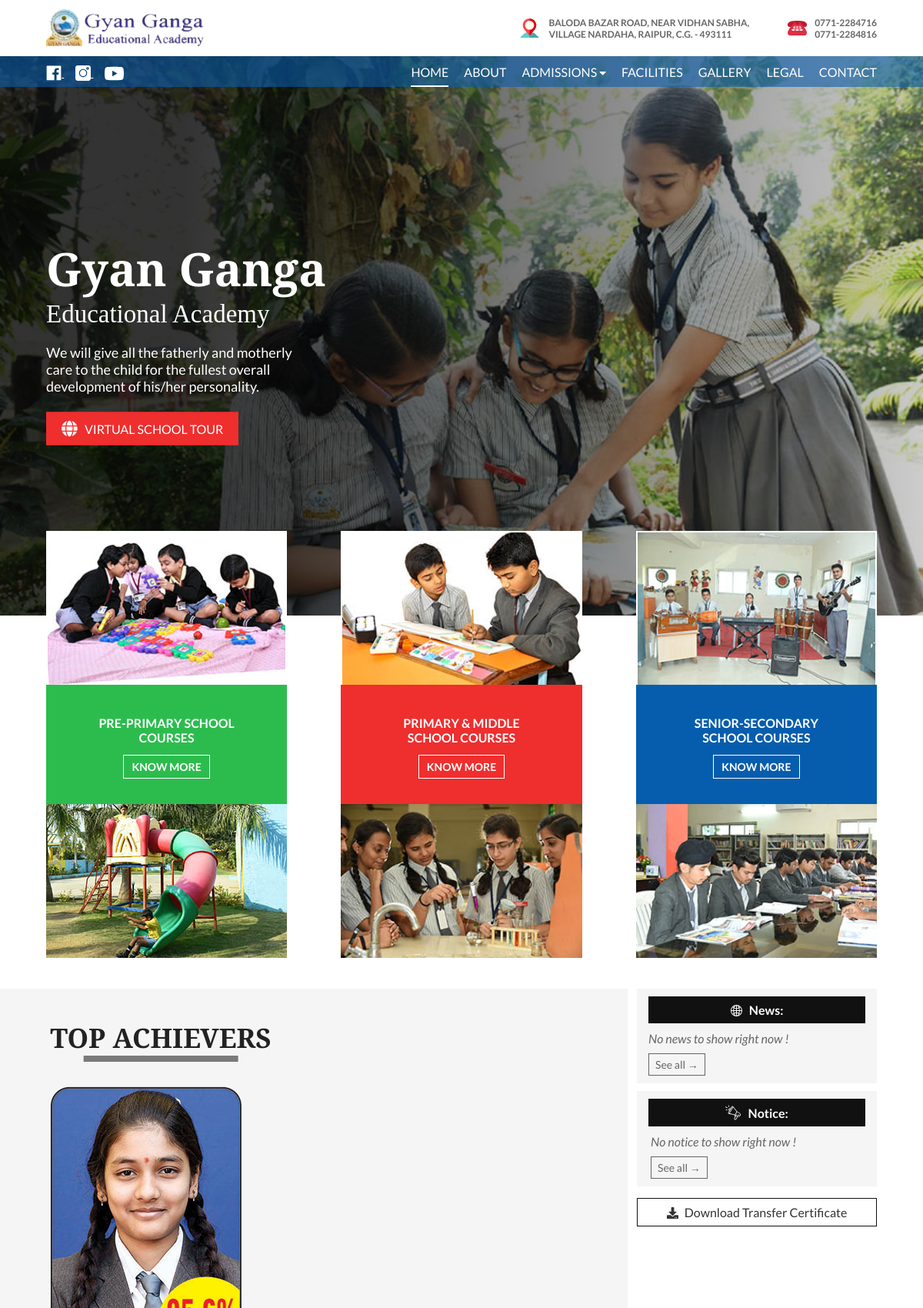
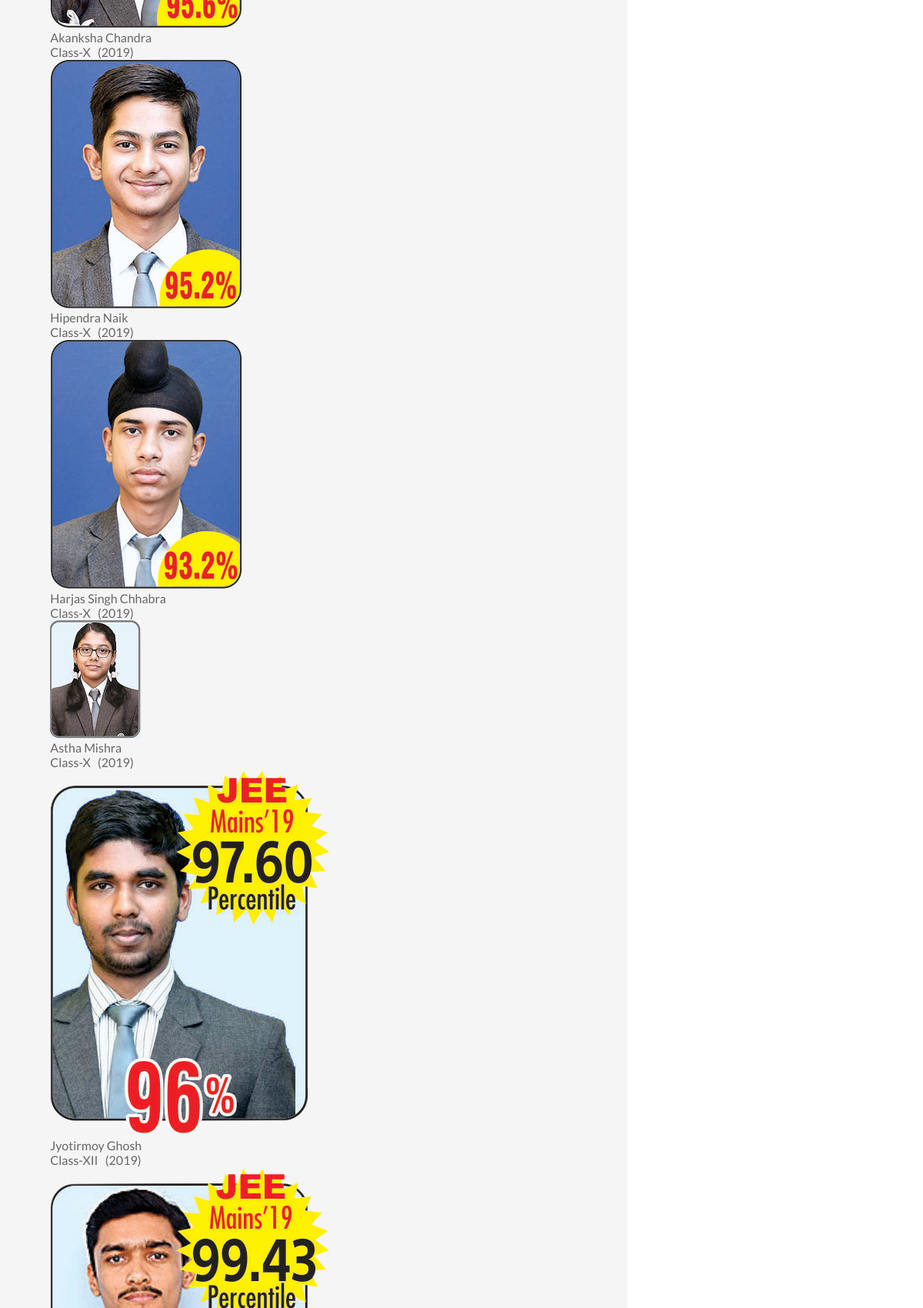
The page / (upper part) on the database its author committed (2 pictures, top to bottom).
### tables this page shows
CREATE TABLE `webprofile` (
  `id` int(11) NOT NULL,
  `email` varchar(100) NOT NULL,
  `phone1` varchar(50) NOT NULL,
  `phone2` varchar(50) NOT NULL,
  `whatsapp_no` varchar(50) NOT NULL,
  `address_line1` varchar(50) NOT NULL,
  `address_line2` varchar(50) NOT NULL,
  `address_line3` varchar(100) NOT NULL,
  `timing_1` varchar(200) NOT NULL,
  `timing_2` varchar(200) NOT NULL,
  `fblink` varchar(50) NOT NULL,
  `instalink` varchar(50) NOT NULL,
  `twitterlink` varchar(50) NOT NULL,
  `youtubelink` varchar(500) NOT NULL,
  `virtual_tour` varchar(50) NOT NULL
);

CREATE TABLE `achievers` (
  `id` int(11) NOT NULL,
  `name` varchar(50) NOT NULL,
  `class` varchar(10) NOT NULL,
  `batch` varchar(10) NOT NULL,
  `img_src` varchar(100) NOT NULL
);

### application/controllers/Home.php (called while the page is built, shortened)
<?php
class Home extends MY_Controller {
	function __construct(){
		$this->load->model('GetModel','fetch');
		$this->load->model('AddModel','save');
	}
	public function index()
	{
		$profile=$this->fetch->getWebProfile();
		$feeds=$this->fetch->getInfo('feedbacks');
		$ach=$this->fetch->getInfo('achievers');
		$notice=$this->fetch->getInfoLim('notice','3','id');
		$news=$this->fetch->getInfoLim('news','3','id');
		$gallery=$this->fetch->getInfoLim('gallery','5','id');
		$this->load->view('header',['web'=>$profile ,
									'title'=>'Home',
									'feeds'=>$feeds,
									'notice'=>$notice,
									'ach'=>$ach,
									'news'=>$news,
									'img'=>$gallery
								]);
		$this->load->view('index');
		$this->load->view('footer');
	}
}

### index.php (called while the page is built, shortened)
<?php
require_once BASEPATH.'core/CodeIgniter.php';

### application/models/GetModel.php (called while the page is built, shortened)
<?php
class GetModel extends CI_Model{
    public function getInfo($table)
    {
        return $this->db->get($table)->result();
    }
    public function getWebProfile()
    {
        return $this->db->get('webprofile')->row();
    }
}
?>

### application/views/index.php (the view, shortened to what this page needs)
<div class="hero">
    <picture>
        <source media="(max-width: 650px)" srcset="assets/images/hero-mob.jpg">
        <img src="assets/images/hero.jpg" alt="Banner">
    </picture>
    <div class="wrapper">
        <div class="hero-content">
            <h1 class="serif wow fadeInRight" data-wow-duration="1s" data-wow-delay="0.8s">Gyan Ganga</h1>
            <h3 class="serif wow fadeInLeft" data-wow-delay="1.3s">Educational Academy</h3>
            <p class="wow fadeInRight" data-wow-delay="1.8s">We will give all the fatherly and motherly care to the child for the fullest overall development of his/her personality.</p>
            <a href="<?=$web->virtual_tour?>" target="_blank" class="btn wow fadeInRight" data-wow-duration="1s" data-wow-delay="2.2s"><i class="fa fa-globe fa-lg fa-spin"></i> &nbsp; Virtual school tour</a>
        </div>
    </div>
</div>
<section class="courses">
    <div class="wrapper">
        <div class="course wow slideInLeft" data-wow-delay="2.6s">
            <img src="assets/images/pre-primary-course1.jpg" alt="Pre primary courses" class="brdr-2">
            <div class="text">
                <p>Pre-primary school <br> courses</p>
                <a href="" class="btn">Know more</a>
            </div>
            <img class='lazyload' data-src="assets/images/pre-primary-course2.jpg" alt="Pre primary courses">
        </div>
        <div class="course wow slideInLeft" data-wow-delay="2.3s">
            <img src="assets/images/middle-school1.jpg" alt="Primary & middle courses" class="brdr-2">
            <div class="text">
                <p>Primary & Middle <br> school courses</p>
                <a href="" class="btn">Know more</a>
            </div>
            <img class='lazyload' data-src="assets/images/middle-school2.jpg" alt="Primary & middle courses">
        </div>
        <div class="course wow slideInLeft" data-wow-delay="2s">
            <img src="assets/images/senior-secondary-school1.jpg" alt="Senior secondary courses" class="brdr-2">
            <div class="text">
                <p>Senior-secondary <br> school courses</p>
                <a href="" class="btn">Know more</a>
            </div>
            <img class='lazyload' data-src="assets/images/senior-secondary-school2.jpg" alt="Senior secondary courses">
        </div>
    </div>
</section>
<section class="floater">
    <div class="left wow fadeInUp">
        <div class="ach">
            <h2 class="heading serif">Top Achievers</h2>
            <marquee scrollamount="8" direction="right" onmouseover="stop()" onmouseout="start()">
                <?php foreach($ach as $ac){?>
                <div class="achiever">
                    <img class='lazyload' data-src="<?=base_url()?>assets/images/<?=$ac->img_src?>" alt="achievers">
                    <p class="aname"><?=$ac->name?></p>
                    <p>
                        Class-<?=$ac->class?> &nbsp; (<?=$ac->batch?>)
                    </p>
                </div>
                <?php }?>
            </marquee>
        </div>
    </div>
    <aside>
        <div class="news">
            <h4>
                 &nbsp;
                    News:
            </h4>
            <?php
            if(empty($news)){
                echo'<p style="margin-bottom:1rem; font-style:italic">No news to show right now !</p>';
            }
            else{
             foreach($news as $n){?>
            <a href="<?=base_url('news/').$n->id.'/'.$n->slug?>" class="news-block">
                <img class='lazyload' data-src="<?=base_url('assets/news/').$n->img_src?>" alt="">
                <div class="news-txt">
                    <p><?=strlen($n->heading)>80?substr($n->heading,0,80)." . . .":$n->heading?>&emsp;&emsp;&emsp; <small>(<?=date('d/m/Y',strtotime($n->date))?>)</small></p>
                </div>
            </a>
            <?php } } ?>
            <a href="<?=base_url('News')?>" class="see-all">See all →</a>
        </div>
        <div class="notice">
            <h4>
                 &nbsp;
                Notice:
            </h4>
            <ul>
            <?php
            if(empty($notice)){
                echo'<p style="margin-bottom:1rem;margin-left:-1.5rem; font-style:italic">No notice to show right now !</p>';
            }
            else{
            foreach($notice as $note){?>
                <li>
                    <?php if($note->file_src!=''){ ?>
                        <a href="<?=base_url('assets/notice/').$note->file_src?>" target="_blank"><?=strlen($note->content)>80?substr($note->content,0,80)." . . .":$note->content?> </a> <br>
                            <small>(<?=date('d/m/Y',strtotime($note->date))?>)</small>
                            <?php if($note->status=='new'){ echo'<span class="new-tag-text">New</span>'; }?>
                    <?php }else{?>
                        <a>
                            <?=strlen($note->content)>80?substr($note->content,0,80)." . . .":$note->content?> <br>
                            <small>(<?=date('d/m/Y',strtotime($note->date))?>)</small>
                            <?php if($note->status=='new'){ echo'<span class="new-tag-text">New</span>'; }?>
                         </a>
                    <?php }?>
                </li>
            <?php } } ?>
            <a href="<?=base_url('Notice')?>" class="see-all">See all →</a>
        </div>
        <div class="tc-container">
            <a href="<?=base_url('TC')?>" class="tc">
                Download Transfer Certificate
            </a>
        </div>
    </aside>
</section>

### application/views/header.php (shortened to what this page needs)
<!DOCTYPE html>
<html lang="en">
<head>
    <link rel="stylesheet" href="https://cdnjs.cloudflare.com/ajax/libs/font-awesome/5.13.0/css/all.min.css" />
    <link rel="stylesheet" href="<?=base_url('assets/')?>css/owl.carousel.min.css">
    <link rel="stylesheet" href="<?=base_url('assets/')?>css/owl.theme.default.min.css">
    <link rel="stylesheet" href="<?=base_url('assets/')?>css/float_label.css">
    <link rel="stylesheet" href="<?=base_url('assets/')?>css/animate.css">
    <link rel="stylesheet" href="<?=base_url('assets/')?>css/style.css">
</head>
<body>
    <div class="logo-bar wow fadeInDown">
        <div class="wrapper">
            <a href="<?=base_url()?>"><img src="<?=base_url('assets/')?>images/logo.png" alt="GGR Logo" class="logo"></a>
            <div class="address-bar">
                <div class="top-address">
                    <p><?=$web->address_line1?> <br> <?=$web->address_line2?> <?=$web->address_line3?></p>
                </div>
                <div class="top-phone">
                    <img src="<?=base_url('assets/')?>images/phone-icon-red.png" alt="Phone">
                    <p><?=$web->phone1?> <br> <?=$web->phone2?></p>
                </div>
            </div>
        </div>
    </div>
    <nav class="wow fadeInDown" data-wow-delay="0.5s">
        <div class="wrapper">
            <div class="left-links">
                <a href="<?=$web->fblink?>" target="_blank" class="fblink">
                </a>
                <a href="<?=$web->instalink?>" target="_blank" class="instalink">
                </a>
                <a href="<?=$web->youtubelink?>" target="_blank" class="ytlink">
                </a>
            </div>
            <ul class="menu">
                <li><a href="<?=base_url()?>" class="<?=$this->uri->segment(1)==""?'active':''?>">Home</a></li>
                <li><a href="<?=base_url('About')?>" class="<?=$this->uri->segment(1)=="About"?'active':''?>">About</a></li>
                <li class="dropdown sm-hide nowrap">
                    <a class="<?=$this->uri->segment(1)=="Admissions"?'active':''?><?=$this->uri->segment(1)=="TC"?'active':''?>">Admissions <i class="fa fa-caret-down fa-sm"></i></a>
                </li>
                <li><a href="<?=base_url('Facilities')?>" class="<?=$this->uri->segment(1)=="Facilities"?'active':''?>">Facilities</a></li>
                <li><a href="<?=base_url('Gallery')?>" class="<?=$this->uri->segment(1)=="Gallery"?'active':''?>">Gallery</a></li>
                <li><a href="<?=base_url('Legal')?>" class="<?=$this->uri->segment(1)=="Legal"?'active':''?>">Legal</a></li>
                <li><a href="<?=base_url('Contact')?>" class="<?=$this->uri->segment(1)=="Contact"?'active':''?>">Contact</a></li>
            </ul>
        </div>
    </nav>

### rows shown on the page
webprofile: address_line1 "BALODA BAZAR ROAD, NEAR VIDHAN SABHA,", address_line2 "VILLAGE NARDAHA,", address_line3 "RAIPUR, C.G. - 493111", phone1 "0771-2284716", phone2 "0771-2284816"
achievers: img_src (picture), name "Akanksha Chandra", class "X", batch "2019"
achievers: img_src (picture), name "Hipendra Naik", class "X", batch "2019"
achievers: img_src (picture), name "Harjas Singh Chhabra", class "X", batch "2019"
achievers: img_src (picture), name "Astha Mishra", class "X", batch "2019"
achievers: img_src (picture), name "Jyotirmoy Ghosh", class "XII", batch "2019"
achievers: img_src (picture)
